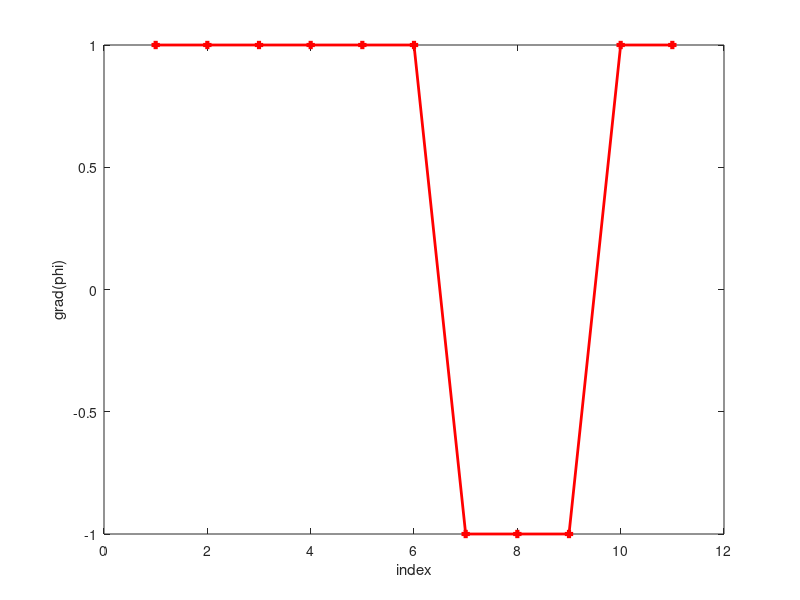
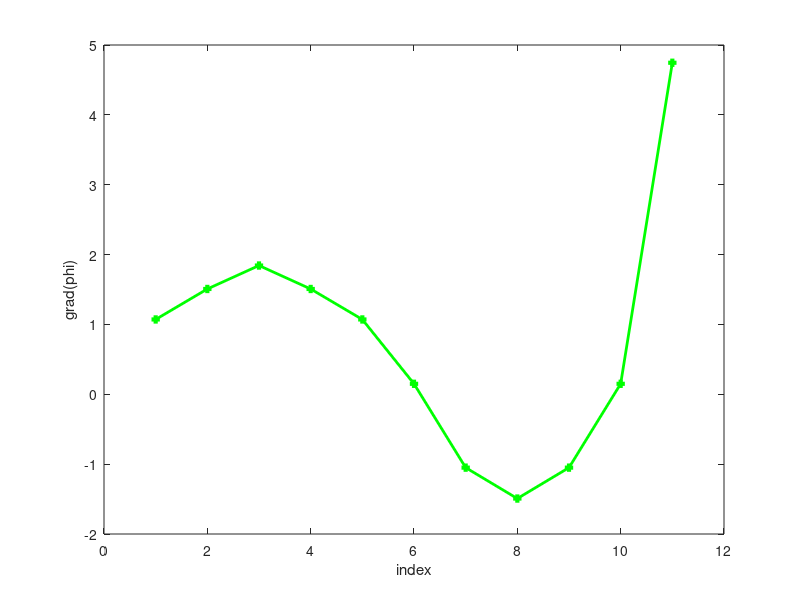
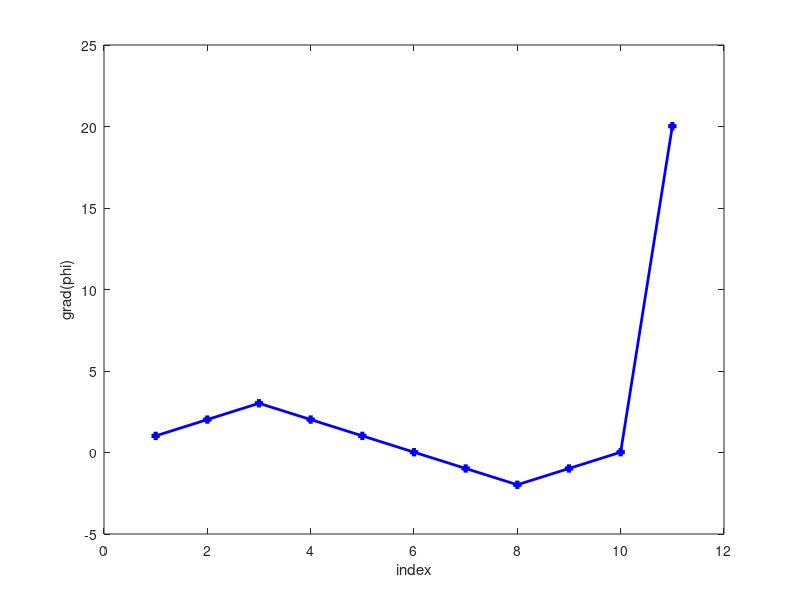
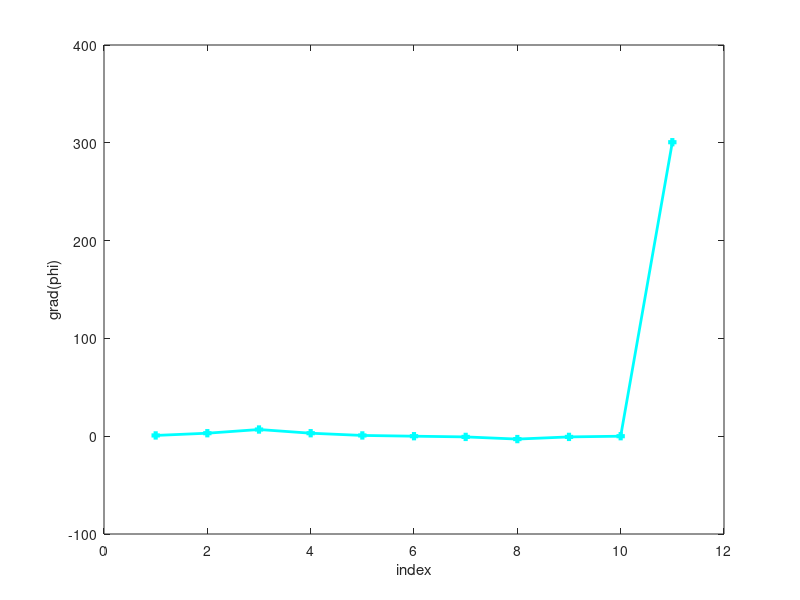

MATLAB code to generate these figures, in order:
ma = [0.5,1.0,1.5,1.0,0.5,0.0,-0.5,-1.0,-0.5,0.0,10.0];
phi = zeros(4,1);
pv = zeros(4,1);
pv(1) = 1.0;
pv(2) = 1.5;
pv(3) = 2.0;
pv(4) = 3.0;
for i=1:4
    phi(i) = norm(ma,pv(i))^pv(i);
end
%
%fig1 = figure;
%set(fig1,'position',[900,500,600,300]);
%plot(p,phi,'r+','linewidth',3)
%hold on;
%plot(p,phi,'r-','linewidth',2.0)
%ylabel('phi(ma)','fontsize',32)
%xlabel('p=1.0,1.5,2.0,3.0','fontsize',32);

%%%%%%%%%%%%%%%%%%%%%%%%%%%%%%%%%%%%%%%%%%%%%%%%%%%%%%%%%%%
gma = zeros(4,11);
ma = ma + 0.01;
for i=1:4
    p = pv(i);
    for j=1:11
      maj = ma(j);    
      gma(i,j)=p*maj*(abs(maj))^(p-2.0);
      display(p)
    end
end
close all;
%fig2 = figure;
%set(fig2,'position',[900,500,600,300]);
figure('position',[900,500,600,200])
plot(1:11,gma(1,:),'r+','linewidth',3);
hold on;
plot(1:11,gma(1,:),'r-','linewidth',2);
xlabel('index')
ylabel('grad(phi)')
figure('position',[900,500,600,200])
plot(1:11,gma(2,:),'g+','linewidth',3);
hold on;
plot(1:11,gma(2,:),'g-','linewidth',2);
xlabel('index')
ylabel('grad(phi)')
figure('position',[900,500,600,200])
plot(1:11,gma(3,:),'b+','linewidth',3);
hold on;
plot(1:11,gma(3,:),'b-','linewidth',2);
xlabel('index')
ylabel('grad(phi)')
figure('position',[900,500,600,200])
plot(1:11,gma(4,:),'c+','linewidth',3);
hold on;
plot(1:11,gma(4,:),'c-','linewidth',2);
xlabel('index')
ylabel('grad(phi)')